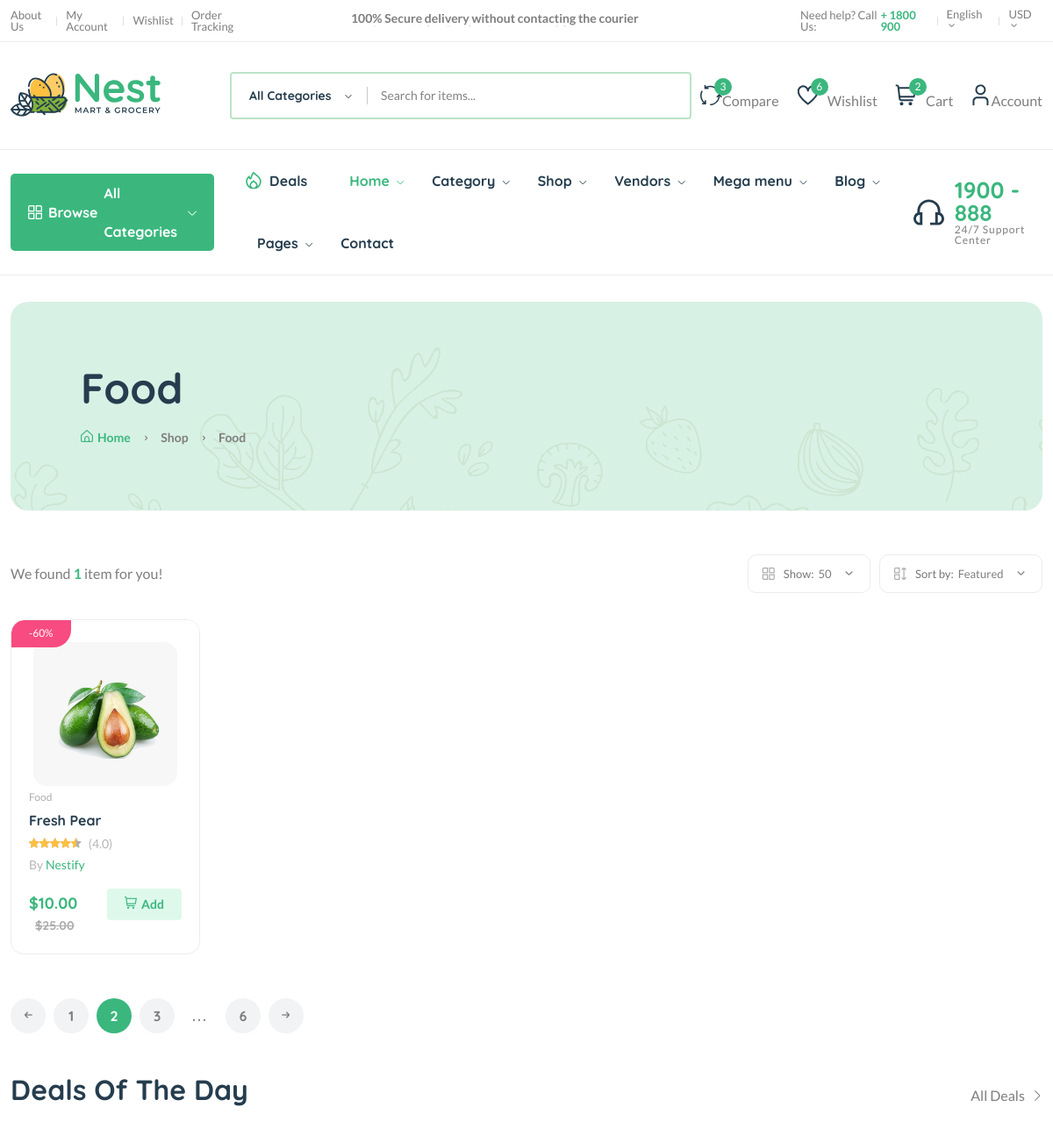
The app's page /category/cathe4cfaa2fg (upper part), older data.
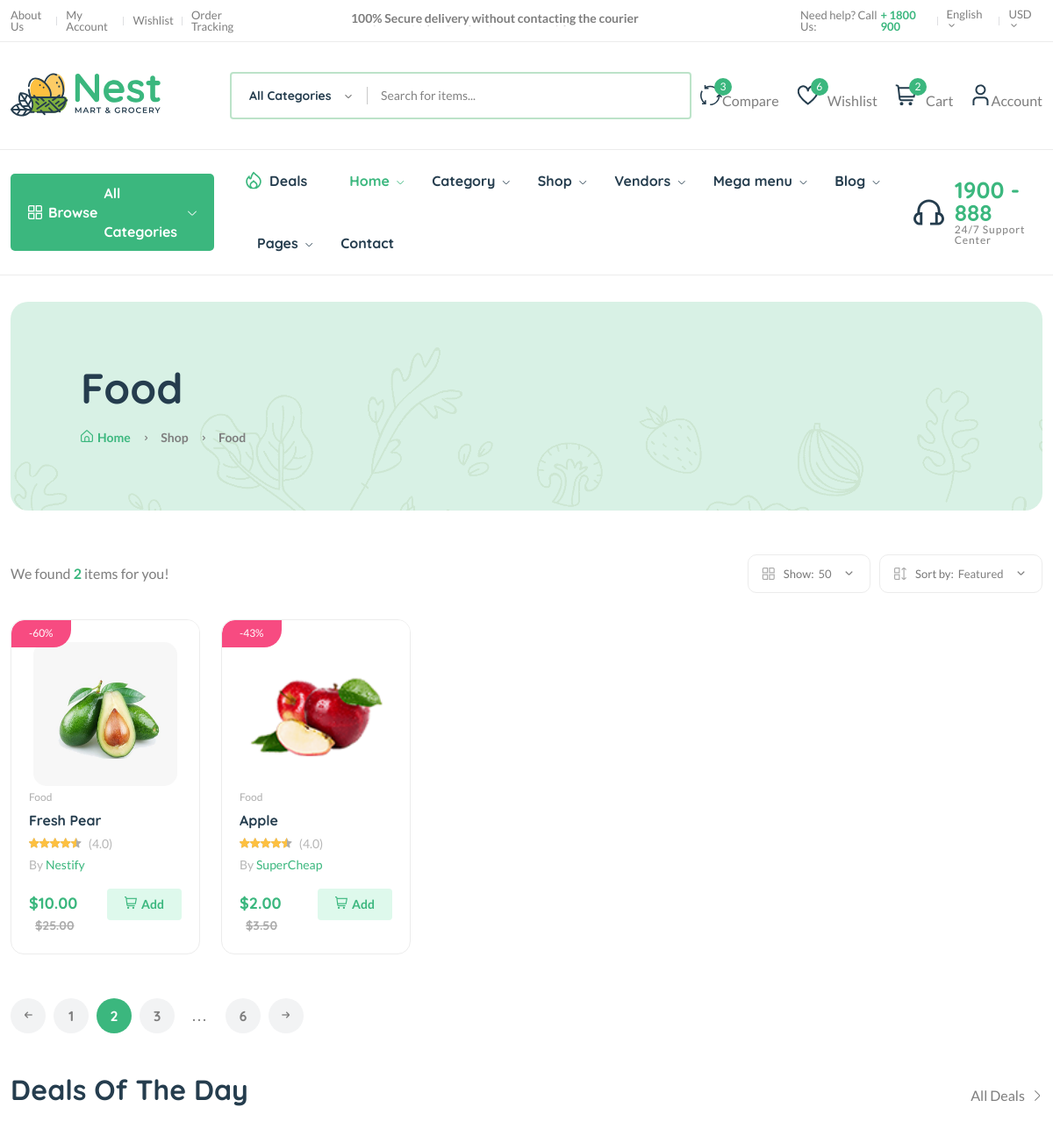
The same page, newer data.
### core/models.py (models this page shows, shortened)
class Product(models.Model):
    pid = ShortUUIDField(
        unique=True, length=10, max_length=20, alphabet="abcdefgh12345"
    )
    user = models.ForeignKey(User, on_delete=models.SET_NULL, null=True)
    category = models.ForeignKey(
        Category, on_delete=models.SET_NULL, null=True, related_name="category"
    )
    vendor = models.ForeignKey(
        Vendor, on_delete=models.SET_NULL, null=True, related_name="vendor"
    )
    title = models.CharField(max_length=100, default="N/A")
    image = models.ImageField(upload_to="user_directory_path", default="product.jpg")
    description = models.TextField(null=True, blank=True, default="N/A")
    price = models.DecimalField(max_digits=10, decimal_places=2, default=0.00)
    old_price = models.DecimalField(max_digits=10, decimal_places=2, default=0.00)
    specifications = models.TextField(null=True, blank=True, default="N/A")
    product_status = models.CharField(
        choices=STATUS, max_length=10, default="in_review"
    )
    status = models.BooleanField(default=True)
    in_stock = models.BooleanField(default=True)
    featured = models.BooleanField(default=False)
    digital = models.BooleanField(default=False)
    sku = ShortUUIDField(
        unique=True, length=4, max_length=10, prefix="sku", alphabet="1234567890"
    )
    date = models.DateTimeField(auto_now_add=True)
    updated = models.DateTimeField(null=True, blank=True)
    class Meta:
        verbose_name_plural = "Products"
    def get_percentage(self):
        new_price = (self.old_price - self.price) / self.old_price * 100
        return new_price

class Category(models.Model):
    cid = ShortUUIDField(
        unique=True, length=10, max_length=20, prefix="cat", alphabet="abcdefgh12345"
    )
    title = models.CharField(max_length=100, default="N/A")
    image = models.ImageField(upload_to="category", default="category.jpg")
    class Meta:
        verbose_name_plural = "Categories"
    def __str__(self):
        return self.title

class Vendor(models.Model):
    vid = ShortUUIDField(
        unique=True, length=10, max_length=20, prefix="ven", alphabet="abcdefgh12345"
    )
    title = models.CharField(max_length=100, default="N/A")
    image = models.ImageField(upload_to="user_directory_path", default="vendor.jpg")
    description = models.TextField(null=True, blank=True, default="N/A")
    address = models.CharField(max_length=100, default="N/A")
    contact = models.CharField(max_length=100, default="N/A")
    chat_resp_time = models.CharField(max_length=100, default="N/A")
    shipping_on_time = models.CharField(max_length=100, default="N/A")
    authentic_rating = models.CharField(max_length=100, default="N/A")
    days_return = models.CharField(max_length=100, default="N/A")
    warranty_period = models.CharField(max_length=100, default="N/A")
    user = models.ForeignKey(User, on_delete=models.SET_NULL, null=True)
    date = models.DateTimeField(auto_now_add=True, null=True, blank=True)
    class Meta:
        verbose_name_plural = "Vendors"

### core/views.py (the view)
def category_product_list_view(request, cid):
    category = Category.objects.get(cid=cid)
    products = Product.objects.filter(product_status="published", category=category)
    context = {
        "category": category,
        "products": products,
    }
    return render(request, "core/category-product-list.html", context)

### core/context_processor.py (called while the page is built)
def default(request):
    categories = Category.objects.all()
    return {"categories": categories}

### templates/core/category-product-list.html (shortened to what the changed rows need)
{% extends 'partials/base.html' %}
{% load static %}
{% block content %}
    <main class="main">
        <div class="page-header mt-30 mb-50">
            <div class="container">
                <div class="archive-header">
                    <div class="row align-items-center">
                        <div class="col-xl-3">
                            <h1 class="mb-15">{{category.title}}</h1>
                        </div>
                    </div>
                </div>
            </div>
        </div>
        <div class="container mb-30">
            <div class="row">
                <div class="col-12">
                    <div class="shop-product-fillter">
                        <div class="totall-product">
                            <p>We found <strong class="text-brand">{{products.count}}</strong> item{{products.count|pluralize:"s"}} for you!</p>
                        </div>
                    </div>
                    <div class="row product-grid">
                        {% for p in products %}
                        <div class="col-lg-1-5 col-md-4 col-12 col-sm-6">
                            <div class="product-cart-wrap mb-30">
                                <div class="product-img-action-wrap">
                                    <div class="product-img product-img-zoom">
                                        <a href="shop-product-right.html">
                                            <img class="default-img" src="{{p.image.url}}" alt="" />
                                        </a>
                                    </div>
                                    <div class="product-badges product-badges-position product-badges-mrg">
                                        <span class="hot">-{{ p.get_percentage|floatformat:0 }}%</span>
                                    </div>
                                </div>
                                <div class="product-content-wrap">
                                    <div class="product-category">
                                        <a href="shop-grid-right.html">{{ p.category }}</a>
                                    </div>
                                    <h2><a href="shop-product-right.html">{{ p.title }}</a></h2>
                                    <div class="product-rate-cover">
                                        <div class="product-rate d-inline-block">
                                            <div class="product-rating" style="width: 90%"></div>
                                        </div>
                                        <span class="font-small ml-5 text-muted"> (4.0)</span>
                                    </div>
                                    <div>
                                        <span class="font-small text-muted">By <a href="vendor-details-1.html">{{ p.vendor.title }}</a></span>
                                    </div>
                                    <div class="product-card-bottom">
                                        <div class="product-price">
                                            <span>${{ p.price }}</span>
                                            <span class="old-price">${{ p.old_price }}</span>
                                        </div>
                                        <div class="add-cart">
                                            <a class="add" href="shop-cart.html"><i class="fi-rs-shopping-cart mr-5"></i>Add </a>
                                        </div>
                                    </div>
                                </div>
                            </div>
                        </div>
                        {% endfor %}
                    </div>
                </div>
            </div>
        </div>
    </main>
{% endblock content %}

Row changes from the older to the newer data that the page shows:
now on this page (row edited): Product: image (picture), get_percentage "43", category "Food", title "Apple", vendor "SuperCheap", price "2.00", old_price "3.50"
Text that changed along with them:
{{ products.count }}: "1" → "2"
